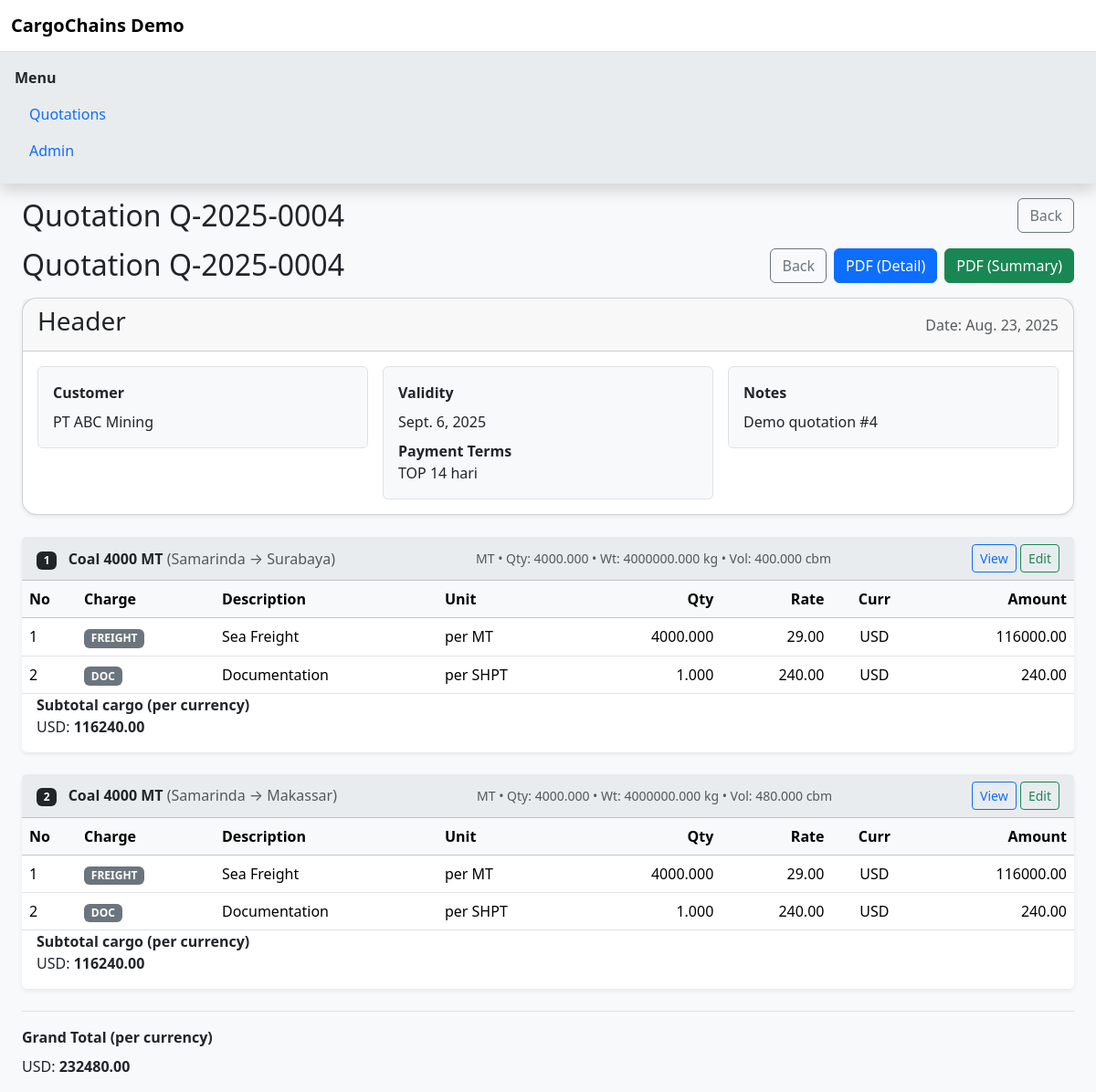
/sales/quotations/21/, run on the app's committed database.
### sales/models.py (models this page shows, shortened)
class Quotation(models.Model):
    number = models.CharField(max_length=30, unique=True, blank=True)
    date = models.DateField()
    customer = models.ForeignKey("partners.Customer", on_delete=models.PROTECT)
    validity_date = models.DateField(null=True, blank=True)
    payment_terms = models.CharField(max_length=100, blank=True)
    notes = models.TextualField if hasattr(models, "TextualField") else models.TextField  # guard untuk IDE
    notes = models.TextField(blank=True)
    @property
    def totals_by_currency(self):
        return (CargoCharge.objects
                .filter(cargo__quotation=self)
                .values("currency")
                .annotate(total=Sum("amount"))
                .order_by("currency"))

class Cargo(models.Model):
    quotation = models.ForeignKey(Quotation, related_name="cargos", on_delete=models.CASCADE)
    description = models.CharField(max_length=200)
    package_type = models.CharField(max_length=50, blank=True)   # CTN/PLT/BAG/LOOSE
    qty = models.DecimalField(max_digits=12, decimal_places=3, default=1)
    weight_kg = models.DecimalField(max_digits=12, decimal_places=3, default=0)
    volume_cbm = models.DecimalField(max_digits=12, decimal_places=3, default=0)
    origin = models.CharField(max_length=100)
    destination = models.CharField(max_length=100)
    extra_notes = models.TextField(blank=True)
    shipper = models.CharField(max_length=200, blank=True)
    consignee = models.CharField(max_length=200, blank=True)
    notify_party = models.CharField(max_length=200, blank=True)
    def totals_by_currency(self):
        return (self.charges.values("currency")
                .annotate(total=Sum("amount"))
                .order_by("currency"))

class CargoCharge(models.Model):
    CHARGE_CHOICES = [
        ("FREIGHT","FREIGHT"),
        ("ORIGIN","ORIGIN"),
        ("DEST","DEST"),
        ("DOC","DOC"),
        ("OTHER","OTHER"),
    ]
    cargo = models.ForeignKey(Cargo, related_name="charges", on_delete=models.CASCADE)
    charge_type = models.CharField(max_length=20, choices=CHARGE_CHOICES)
    description = models.CharField(max_length=200, blank=True)
    unit = models.CharField(max_length=30, blank=True)           # e.g. per CBM, per KG
    qty = models.DecimalField(max_digits=12, decimal_places=3, default=1)
    rate = models.DecimalField(max_digits=14, decimal_places=4)
    currency = models.CharField(max_length=3, default="USD")
    amount = models.DecimalField(max_digits=14, decimal_places=2, editable=False, default=0)

### partners/models.py (models this page shows)
class Customer(models.Model):
    name = models.CharField(max_length=150)
    email = models.EmailField(blank=True, null=True)
    phone = models.CharField(max_length=50, blank=True, null=True)
    address = models.TextField(blank=True, null=True)
    def __str__(self):
        return self.name

### sales/views.py (the view)
# urls.py: path("quotations/<int:pk>/", views.QuotationDetailView.as_view(), name="quotation_detail"),
class QuotationDetailView(DetailView):
    model = Quotation
    template_name = "sales/quotation_detail.html"
    context_object_name = "quotation"

### sales/templates/sales/quotation_detail.html (shortened to what this page needs)
{% extends "base.html" %}
{% load humanize %}
{% block content %}
<div class="container-fluid">
  <div class="d-flex justify-content-between align-items-center mb-3">
    <h2 class="mb-0">Quotation {{ quotation.number }}</h2>
    <a class="btn btn-outline-secondary" href="{% url 'sales:quotation_list' %}">Back</a>
  </div>
  <div class="d-flex justify-content-between align-items-center mb-3">
  <h2 class="mb-0">Quotation {{ quotation.number }}</h2>
  <div class="d-flex gap-2">
    <a class="btn btn-outline-secondary" href="{% url 'sales:quotation_list' %}">Back</a>
    <a class="btn btn-primary" target="_blank"
       href="{% url 'sales:quotation_pdf' quotation.pk %}?mode=detail">
       PDF (Detail)
    </a>
    <a class="btn btn-success" target="_blank"
       href="{% url 'sales:quotation_pdf' quotation.pk %}?mode=summary">
       PDF (Summary)
    </a>
  </div>
</div>
  <div class="card shadow-sm rounded-2xl mb-4">
    <div class="card-header d-flex justify-content-between align-items-center">
      <h3 class="card-title">Header</h3>
      <span class="text-body-secondary">Date: {{ quotation.date }}</span>
    </div>
    <div class="card-body">
      <div class="row g-3">
        <div class="col-md-4">
          <div class="border p-3 rounded bg-body-tertiary">
            <div class="fw-bold mb-2">Customer</div>
            <div>{{ quotation.customer }}</div>
          </div>
        </div>
        <div class="col-md-4">
          <div class="border p-3 rounded bg-body-tertiary">
            <div class="fw-bold mb-2">Validity</div>
            <div>{{ quotation.validity_date|default:"-" }}</div>
            <div class="fw-bold mt-2">Payment Terms</div>
            <div>{{ quotation.payment_terms|default:"-" }}</div>
          </div>
        </div>
        <div class="col-md-4">
          {% if quotation.notes %}
          <div class="border p-3 rounded bg-body-tertiary">
            <div class="fw-bold mb-2">Notes</div>
            <div class="text-pre-wrap">{{ quotation.notes }}</div>
          </div>
          {% endif %}
        </div>
      </div>
    </div>
  </div>
  {% for cargo in quotation.cargos.all %}
  <div class="card mb-4 border-0 shadow-sm">
    <div class="card-header bg-body-secondary">
      <div class="d-flex justify-content-between align-items-center">
        <div>
          <span class="badge text-bg-dark me-2">{{ forloop.counter }}</span>
          <strong>{{ cargo.description }}</strong>
          <span class="text-body-secondary">({{ cargo.origin }} → {{ cargo.destination }})</span>
        </div>
        <div class="text-body-secondary small">
          {% if cargo.package_type %}{{ cargo.package_type }} • {% endif %}
          {% if cargo.qty %}Qty: {{ cargo.qty|floatformat:3 }} • {% endif %}
          {% if cargo.weight_kg %}Wt: {{ cargo.weight_kg|floatformat:3 }} kg • {% endif %}
          {% if cargo.volume_cbm %}Vol: {{ cargo.volume_cbm|floatformat:3 }} cbm{% endif %}
        </div>
              <div>
          <a class="btn btn-sm btn-outline-primary" href="{% url 'sales:cargo_detail' cargo.pk %}">View</a>
          <a class="btn btn-sm btn-outline-success" href="{% url 'sales:cargo_edit' cargo.pk %}">Edit</a>
        </div>
      </div>
    </div>
    <div class="card-body p-0">
      <div class="table-responsive">
        <table class="table table-hover mb-0 align-middle">
          <thead class="table-light">
            <tr>
              <th style="width:60px;">No</th>
              <th>Charge</th>
              <th>Description</th>
              <th>Unit</th>
              <th class="text-end">Qty</th>
              <th class="text-end">Rate</th>
              <th class="text-center">Curr</th>
              <th class="text-end">Amount</th>
            </tr>
          </thead>
          <tbody>
            {% for line in cargo.charges.all %}
            <tr>
              <td>{{ forloop.counter }}</td>
              <td><span class="badge text-bg-secondary">{{ line.charge_type }}</span></td>
              <td>{{ line.description }}</td>
              <td>{{ line.unit }}</td>
              <td class="text-end">{{ line.qty|floatformat:3 }}</td>
              <td class="text-end">{{ line.rate|floatformat:2 }}</td>
              <td class="text-center">{{ line.currency }}</td>
              <td class="text-end">{{ line.amount|floatformat:2 }}</td>
            </tr>
            {% empty %}
            <tr><td colspan="8" class="text-center text-body-secondary py-3">No charges</td></tr>
            {% endfor %}
          </tbody>
        </table>
      </div>
      <div class="p-3 pt-0">
        <div class="fw-bold">Subtotal cargo (per currency)</div>
        <ul class="list-unstyled mb-0">
          {% for row in cargo.totals_by_currency %}
            <li>{{ row.currency }}: <strong>{{ row.total|floatformat:2 }}</strong></li>
          {% empty %}
            <li class="text-body-secondary">No totals.</li>
          {% endfor %}
        </ul>
      </div>
    </div>
  </div>
  {% empty %}
    <div class="alert alert-secondary">No cargo added.</div>
  {% endfor %}
  <div class="border-top pt-3">
    <div class="fw-bold mb-2">Grand Total (per currency)</div>
    <ul class="list-unstyled mb-0">
      {% for row in quotation.totals_by_currency %}
        <li>{{ row.currency }}: <strong>{{ row.total|floatformat:2 }}</strong></li>
      {% empty %}
        <li class="text-body-secondary">No totals.</li>
      {% endfor %}
    </ul>
  </div>
</div>
{% endblock %}

### sales/templates/base.html (style rules this page uses)
.rounded-2xl { border-radius: 1rem; }
.text-pre-wrap { white-space: pre-wrap; }

### data on the page
Quotation: number "Q-2025-0004", date "Aug. 23, 2025", customer "PT ABC Mining", validity_date "Sept. 6, 2025", payment_terms "TOP 14 hari", notes "Demo quotation #4"
Cargo: description "Coal 4000 MT", origin "Samarinda", destination "Surabaya", package_type "MT", qty "4000.000", weight_kg "4000000.000", volume_cbm "400.000", currency "USD", total "116240.00"
CargoCharge: charge_type "FREIGHT", description "Sea Freight", unit "per MT", qty "4000.000", rate "29.00", currency "USD", amount "116000.00"
CargoCharge: charge_type "DOC", description "Documentation", unit "per SHPT", qty "1.000", rate "240.00", currency "USD", amount "240.00"
Cargo: description "Coal 4000 MT", origin "Samarinda", destination "Makassar", package_type "MT", qty "4000.000", weight_kg "4000000.000", volume_cbm "480.000", currency "USD", total "116240.00"
CargoCharge: charge_type "FREIGHT", description "Sea Freight", unit "per MT", qty "4000.000", rate "29.00", currency "USD", amount "116000.00"
CargoCharge: charge_type "DOC", description "Documentation", unit "per SHPT", qty "1.000", rate "240.00", currency "USD", amount "240.00"

### other printed values
{{ row.currency }} "USD"
{{ row.total|floatformat:2 }} "232480.00"
